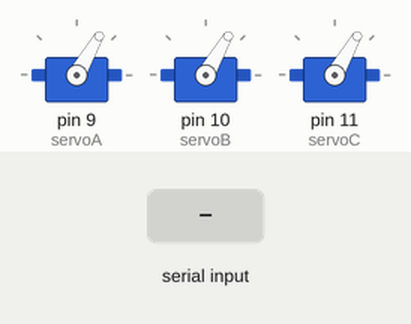
Recording of a sketch running on a simulated Arduino Uno, built with avr-gcc and run on an emulated ATmega328P. Shown: 3 × servo. The inputs (shaded band) are chosen by the test bench.

Above: at 7.2 s.
7.3 s: "1\n" received over Serial
At 8.3 s:
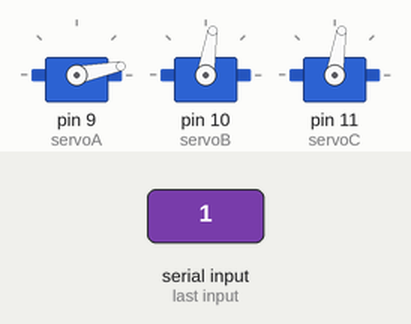
8.8 s: "0\n" received over Serial
At 9.5 s:
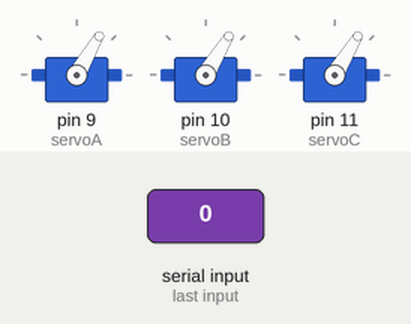
10.3 s: "0\n" received over Serial
At 10.6 s:
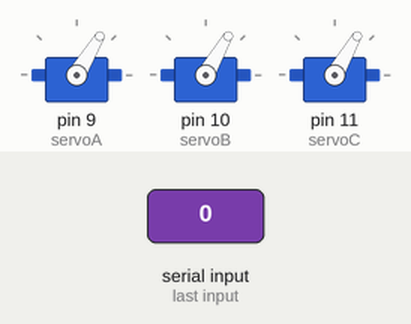
11.8 s: "2\n" received over Serial
At 13.0 s:
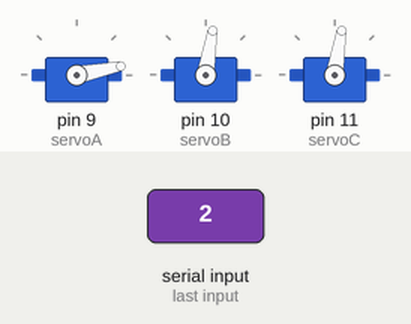
Timing chart, 0 to 14.3 s (numbered marks = the images above; inputs shaded):
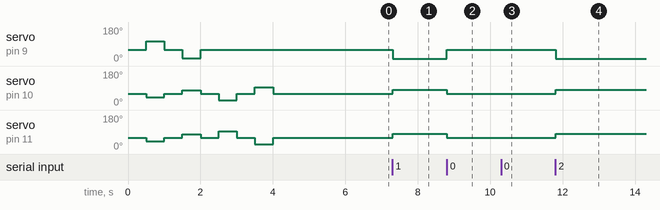

Measured:
- after the input at 7.3 s, servo on pin 9 (servoA): 60° → 11° at once; servo on pin 10 (servoB), servo on pin 11 (servoC): 60° → 81° at once
- after the input at 8.8 s, servo on pin 9 (servoA): 11° → 60° at once; servo on pin 10 (servoB), servo on pin 11 (servoC): 81° → 59° at once
- after the input at 10.3 s, servo on pin 9 (servoA): 60° → 59° at once; servo on pin 10 (servoB), servo on pin 11 (servoC): 59° → 60° at once
- after the input at 11.8 s, servo on pin 9 (servoA): 59° → 11° at once; servo on pin 10 (servoB), servo on pin 11 (servoC): 60° → 81° at once

The sketch:

bbc2.ino
```cpp
/*
// ===== DESCRIPTION ===== //

Filename: bbc2.ino
Authors:
  Billy Lin (lin14@berkeley.edu)
  Chris Wu (chriswhu@berkeley.edu)
  Karl Skeel (karl_skeel@berkeley.edu)
  Michael Wang (mzxwang@berkeley.edu)
Last edited: 12/07/2022

This script first homes the servos to their original position and pauses
Then it reads in servo positions from serial. It converts these positions
to servo angles using PID, then commands the servos to those positions.
The goal is to tilt the platform such that the ball rests on the center
of the platform

*/

// ===== SETUP ===== //

// imports
#include <Servo.h>

// macros
#define KP 0.16     // 0.12, servos should saturate around 1.0
#define KI 0.0013 // was 0.001
#define KD 0.065    // 0.6
#define L  0.142    // length of rod (m)
#define l  0.035    // length of servo horn (m)
#define r  0.1129   // radius of the platform (m)
#define mountAngle 120.0/180.0*PI                 // angle between mounts on platform (rad)
#define maxServoAngle 50.0/180.0*PI               // max servo angle before servo horn will hit table or servo will reach max range (+/-)
#define maxServoHornHeight l*sin(maxServoAngle)   // max (+/-) distance servo horn can move in z
#define maxTableAngle atan(maxServoHornHeight/r)
#define maxPlatLen 0.160
#define tableRatio maxTableAngle/maxPlatLen
#define max_cumu_error_deg 5.0
#define MAX_CUMU_ERR max_cumu_error_deg*PI/180.0/KI

// servo setup
Servo servoA, servoB, servoC;

// PID variables
unsigned long currTime, prevTime;
double lastErrorX, lastErrorY;
const int arrLen = 100;
double cumuErrorArr[2][arrLen];
int i = 0;

// positions
double setX, setY;                  // set position (target) (0.0)

void setup() {
  // open the serial port at 9600 bps
  Serial.begin(9600);

  // attach servos to pins
  servoA.attach(9);
  servoB.attach(10);
  servoC.attach(11);

  // home the servo
  home();
  prevTime = millis();
}

void loop() {
  // ===== READ POSITION OF BALL ===== //

  // wait for input
  while (!Serial.available()) {}  // blocks the execution before reading the values
  // take input and turn it into two doubles
  String strIn = Serial.readStringUntil('\n');
  // last know position of ball
  int comma_idx = indexOf(strIn, ',');
  double posX = strIn.substring(0,comma_idx).toDouble();
  double posY = strIn.substring(comma_idx+1, strIn.length()).toDouble();

  // ===== CONVERT BALL POSITION TO DESIRED TABLE POSE WITH PID ===== //

  currTime = millis();                                   // get current time (of position reading) from clock
  double elapTime = (double)(currTime - prevTime);       // measure time since last position reading

  double errorX = (posX - setX)*tableRatio;                           // set error to equal difference between current position and desired position (for P Term)
  double errorY = (posY - setY)*tableRatio;
  cumuErrorArr[0][i] = errorX;
  cumuErrorArr[1][i] = errorY;
  i = (i+1)%arrLen;
  double cumuErrorX=0, cumuErrorY=0;
  for (int j = 0; j < arrLen; j++){
    cumuErrorX += cumuErrorArr[0][j];
    cumuErrorY += cumuErrorArr[1][j];
    // Serial.println(cumuErrorY);
  }
  // elapTime = max(elapTime, 0.01);
  // cumuErrorX = max(-MAX_CUMU_ERR, min(cumuErrorX + errorX * elapTime, MAX_CUMU_ERR));                      // integrate the  cumulative error (for I term)
  // cumuErrorY = max(-MAX_CUMU_ERR, min(cumuErrorY + errorY * elapTime, MAX_CUMU_ERR));

  double rateErrorX = (errorX - lastErrorX)/elapTime;    // derivate the rate error (for D term)
  double rateErrorY = (errorY - lastErrorY)/elapTime;

  double theta = -KP*errorX - KI*cumuErrorX/arrLen - KD*rateErrorX;      // use PID to calculate table theta angle
  double phi = -KP*errorY - KI*cumuErrorY/arrLen - KD*rateErrorY;          // use PID to calculate table phi angle
  // Serial.println(cumuErrorX, 6);
  // Serial.println(cumuErrorY,6);
  // Serial.println(KP*errorX+KD*rateErrorX,6);
  // scale down angles if needed
  double maxAng = max(abs(theta), abs(phi));
  // Serial.println(abs(theta));
  if (maxAng > maxTableAngle && maxAng != 0.0) {
    // Serial.println("MAXXXXXX");
    double ratio = maxTableAngle / maxAng;
    theta *= ratio;
    phi *= ratio;
  }

  // update errors and previous time
  lastErrorX = errorX;
  lastErrorY = errorY;
  prevTime = currTime;

  // ===== CONVERT DESIRED TABLE POSE TO SERVO ANGLES ===== //

  // tilting from x offset (about y, angle theta)
  double zATheta = r*sin(theta);
  double zBTheta = -r*cos(mountAngle/2)*sin(theta);
  double zCTheta = zBTheta;
  // tilting from y offset (about x, angle phi)
  double zAPhi = 0;
  double zBPhi = -sin(phi)*r*sin(mountAngle/2);
  double zCPhi = -zBPhi;
  // total desired z positions
  double zA = zATheta + zAPhi;
  double zB = zBTheta + zBPhi;
  double zC = zCTheta + zCPhi;

  // scale down z height if one of them exceeds maximum allowed
  double maxZ = max(max(abs(zA), abs(zB)), abs(zC));
  if (maxZ > maxServoHornHeight) {
    double ratio = maxServoHornHeight / maxZ;
    zA *= ratio;
    zB *= ratio;
    zC *= ratio;
  }
  // calculate servo angles from desired z heights
  double alpha = asin(zA/l);
  double beta = asin(zB/l);
  double gamma = asin(zC/l);

  // ===== COMMAND SERVOS TO DESIRED ANLGES ===== //

  // print servo angles
  // Serial.println(zA/l,6);
  // Serial.println(zB/l,6);
  // Serial.println(zC/l,6);

  // write servo angles
  servoA.write(angToServoCmd(alpha));
  servoB.write(angToServoCmd(beta));
  servoC.write(angToServoCmd(gamma));
}

// ===== FUNCTIONS ===== //

// move servos to middle position
double home() {
  // center position of servos
  int pause = 500;
  int middle = 60;
  servoA.write(middle);
  servoB.write(middle);
  servoC.write(middle);


  double a1 = 0.8;
  double a2 = -0.3;
  double a3 = 0.0;
  double a4 = -0.6;

  double start[3][4] = {
    {a1,-a1,a3,a3},
    {a2,-a2,a4,-a4},
    {a2,-a2,-a4,a4}
    };

  for (int q = 0; q < 4; q= q + 1) {
    delay(pause);
    servoA.write(angToServoCmd(start[0][q]));
    servoB.write(angToServoCmd(start[1][q]));
    servoC.write(angToServoCmd(start[2][q]));

    delay(pause);
    servoA.write(middle);
    servoB.write(middle);
    servoC.write(middle);
  }
  delay(2000);

  memset(*cumuErrorArr, 0, 2*arrLen);
}

// find the first index of a character within a string
int indexOf(String str, char c) {
  int str_len = str.length() + 1; // +1 to account for null char
  char chr_arr[str_len];
  str.toCharArray(chr_arr, str_len);
  int index = strchr(chr_arr,c)-chr_arr;
  return !index ? -1 : index;
}

double angToServoCmd (double angle) {
  return int(angle*180.0/PI+60.0);
}
```
